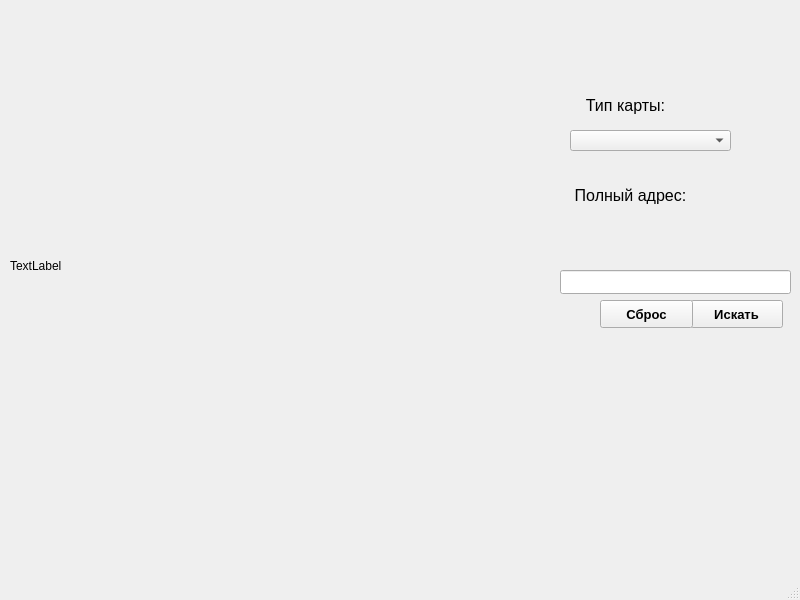
<?xml version="1.0" encoding="UTF-8"?>
<ui version="4.0">
 <class>MainWindow</class>
 <widget class="QMainWindow" name="MainWindow">
  <property name="geometry">
   <rect>
    <x>0</x>
    <y>0</y>
    <width>800</width>
    <height>600</height>
   </rect>
  </property>
  <property name="focusPolicy">
   <enum>Qt::StrongFocus</enum>
  </property>
  <property name="windowTitle">
   <string>MainWindow</string>
  </property>
  <widget class="QWidget" name="centralwidget">
   <widget class="QComboBox" name="map_layer">
    <property name="enabled">
     <bool>true</bool>
    </property>
    <property name="geometry">
     <rect>
      <x>570</x>
      <y>130</y>
      <width>161</width>
      <height>21</height>
     </rect>
    </property>
    <property name="focusPolicy">
     <enum>Qt::NoFocus</enum>
    </property>
   </widget>
   <widget class="QPushButton" name="search_btn">
    <property name="geometry">
     <rect>
      <x>690</x>
      <y>300</y>
      <width>93</width>
      <height>28</height>
     </rect>
    </property>
    <property name="font">
     <font>
      <family>Arial</family>
      <pointsize>10</pointsize>
      <weight>75</weight>
      <bold>true</bold>
     </font>
    </property>
    <property name="focusPolicy">
     <enum>Qt::NoFocus</enum>
    </property>
    <property name="text">
     <string>Искать</string>
    </property>
   </widget>
   <widget class="QPushButton" name="hide_search_btn">
    <property name="geometry">
     <rect>
      <x>600</x>
      <y>300</y>
      <width>93</width>
      <height>28</height>
     </rect>
    </property>
    <property name="font">
     <font>
      <family>Arial</family>
      <pointsize>10</pointsize>
      <weight>75</weight>
      <bold>true</bold>
     </font>
    </property>
    <property name="focusPolicy">
     <enum>Qt::NoFocus</enum>
    </property>
    <property name="text">
     <string>Сброс</string>
    </property>
   </widget>
   <widget class="QLineEdit" name="search_edit">
    <property name="geometry">
     <rect>
      <x>560</x>
      <y>270</y>
      <width>231</width>
      <height>24</height>
     </rect>
    </property>
    <property name="focusPolicy">
     <enum>Qt::TabFocus</enum>
    </property>
   </widget>
   <widget class="QLabel" name="image">
    <property name="enabled">
     <bool>true</bool>
    </property>
    <property name="geometry">
     <rect>
      <x>10</x>
      <y>10</y>
      <width>521</width>
      <height>511</height>
     </rect>
    </property>
    <property name="text">
     <string>TextLabel</string>
    </property>
   </widget>
   <widget class="QLabel" name="label">
    <property name="geometry">
     <rect>
      <x>570</x>
      <y>90</y>
      <width>111</width>
      <height>31</height>
     </rect>
    </property>
    <property name="text">
     <string>&lt;html&gt;&lt;head/&gt;&lt;body&gt;&lt;p align=&quot;center&quot;&gt;&lt;span style=&quot; font-size:12pt;&quot;&gt;Тип карты:&lt;/span&gt;&lt;/p&gt;&lt;/body&gt;&lt;/html&gt;</string>
    </property>
   </widget>
   <widget class="QLabel" name="label_2">
    <property name="geometry">
     <rect>
      <x>550</x>
      <y>180</y>
      <width>161</width>
      <height>31</height>
     </rect>
    </property>
    <property name="text">
     <string>&lt;html&gt;&lt;head/&gt;&lt;body&gt;&lt;p align=&quot;center&quot;&gt;&lt;span style=&quot; font-size:12pt;&quot;&gt;Полный адрес:&lt;/span&gt;&lt;/p&gt;&lt;/body&gt;&lt;/html&gt;</string>
    </property>
   </widget>
   <widget class="QLabel" name="address">
    <property name="geometry">
     <rect>
      <x>564</x>
      <y>220</y>
      <width>221</width>
      <height>31</height>
     </rect>
    </property>
    <property name="text">
     <string/>
    </property>
   </widget>
  </widget>
  <widget class="QMenuBar" name="menubar">
   <property name="geometry">
    <rect>
     <x>0</x>
     <y>0</y>
     <width>800</width>
     <height>26</height>
    </rect>
   </property>
  </widget>
  <widget class="QStatusBar" name="statusbar"/>
 </widget>
 <resources/>
 <connections/>
</ui>
